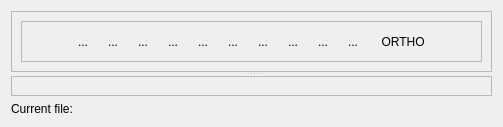
           <widget class="QWidget" name="page_occ_gcode">
            <layout class="QGridLayout" name="gridLayout_12">
             <item row="0" column="0">
              <widget class="QSplitter" name="splitter">
               <property name="orientation">
                <enum>Qt::Vertical</enum>
               </property>
               <widget class="QFrame" name="frame_4">
                <property name="sizePolicy">
                 <sizepolicy hsizetype="Expanding" vsizetype="Expanding">
                  <horstretch>0</horstretch>
                  <verstretch>0</verstretch>
                 </sizepolicy>
                </property>
                <property name="frameShape">
                 <enum>QFrame::StyledPanel</enum>
                </property>
                <property name="frameShadow">
                 <enum>QFrame::Raised</enum>
                </property>
                <layout class="QGridLayout" name="gridLayout_11">
                 <item row="2" column="0" colspan="2">
                  <layout class="QGridLayout" name="gridLayout_occ"/>
                 </item>
                 <item row="0" column="0" colspan="2">
                  <widget class="QFrame" name="frame">
                   <property name="sizePolicy">
                    <sizepolicy hsizetype="Preferred" vsizetype="Minimum">
                     <horstretch>0</horstretch>
                     <verstretch>0</verstretch>
                    </sizepolicy>
                   </property>
                   <property name="minimumSize">
                    <size>
                     <width>0</width>
                     <height>0</height>
                    </size>
                   </property>
                   <property name="maximumSize">
                    <size>
                     <width>16777215</width>
                     <height>80</height>
                    </size>
                   </property>
                   <property name="frameShape">
                    <enum>QFrame::StyledPanel</enum>
                   </property>
                   <property name="frameShadow">
                    <enum>QFrame::Raised</enum>
                   </property>
                   <layout class="QGridLayout" name="gridLayout_4">
                    <item row="0" column="0">
                     <layout class="QGridLayout" name="gridLayout_2">
                      <item row="0" column="2">
                       <widget class="QToolButton" name="toolButton_zoom_plus">
                        <property name="text">
                         <string>...</string>
                        </property>
                        <property name="icon">
                         <iconset resource="icons.qrc">
                          <normaloff>:/pictures/btn_25_25_zoom_plus.png</normaloff>:/pictures/btn_25_25_zoom_plus.png</iconset>
                        </property>
                        <property name="iconSize">
                         <size>
                          <width>35</width>
                          <height>35</height>
                         </size>
                        </property>
                        <property name="autoRaise">
                         <bool>true</bool>
                        </property>
                       </widget>
                      </item>
                      <item row="0" column="6">
                       <widget class="QToolButton" name="toolButton_view_top">
                        <property name="text">
                         <string>...</string>
                        </property>
                        <property name="icon">
                         <iconset resource="icons.qrc">
                          <normaloff>:/pictures/btn_25_25_view_top.png</normaloff>:/pictures/btn_25_25_view_top.png</iconset>
                        </property>
                        <property name="iconSize">
                         <size>
                          <width>35</width>
                          <height>35</height>
                         </size>
                        </property>
                        <property name="autoRaise">
                         <bool>true</bool>
                        </property>
                       </widget>
                      </item>
                      <item row="0" column="11">
                       <widget class="QToolButton" name="toolButton_view_ortho">
                        <property name="sizePolicy">
                         <sizepolicy hsizetype="Fixed" vsizetype="Preferred">
                          <horstretch>0</horstretch>
                          <verstretch>0</verstretch>
                         </sizepolicy>
                        </property>
                        <property name="text">
                         <string> ORTHO</string>
                        </property>
                        <property name="icon">
                         <iconset resource="icons.qrc">
                          <normaloff>:/pictures/btn_25_25.png</normaloff>
                          <normalon>:/pictures/btn_25_25_in_green.png</normalon>:/pictures/btn_25_25.png</iconset>
                        </property>
                        <property name="iconSize">
                         <size>
                          <width>35</width>
                          <height>35</height>
                         </size>
                        </property>
                        <property name="checkable">
                         <bool>true</bool>
                        </property>
                        <property name="toolButtonStyle">
                         <enum>Qt::ToolButtonTextBesideIcon</enum>
                        </property>
                        <property name="autoRaise">
                         <bool>true</bool>
                        </property>
                       </widget>
                      </item>
                      <item row="0" column="3">
                       <widget class="QToolButton" name="toolButton_fit_all">
                        <property name="text">
                         <string>...</string>
                        </property>
                        <property name="icon">
                         <iconset resource="icons.qrc">
                          <normaloff>:/pictures/btn_25_25_zoom_extends.png</normaloff>:/pictures/btn_25_25_zoom_extends.png</iconset>
                        </property>
                        <property name="iconSize">
                         <size>
                          <width>35</width>
                          <height>35</height>
                         </size>
                        </property>
                        <property name="autoRaise">
                         <bool>true</bool>
                        </property>
                       </widget>
                      </item>
                      <item row="0" column="1">
                       <widget class="QToolButton" name="toolButton_zoom_min">
                        <property name="text">
                         <string>...</string>
                        </property>
                        <property name="icon">
                         <iconset resource="icons.qrc">
                          <normaloff>:/pictures/btn_25_25_zoom_min.png</normaloff>:/pictures/btn_25_25_zoom_min.png</iconset>
                        </property>
                        <property name="iconSize">
                         <size>
                          <width>35</width>
                          <height>35</height>
                         </size>
                        </property>
                        <property name="autoRaise">
                         <bool>true</bool>
                        </property>
                       </widget>
                      </item>
                      <item row="0" column="7">
                       <widget class="QToolButton" name="toolButton_view_bottom">
                        <property name="text">
                         <string>...</string>
                        </property>
                        <property name="icon">
                         <iconset resource="icons.qrc">
                          <normaloff>:/pictures/btn_25_25_view_bottom.png</normaloff>:/pictures/btn_25_25_view_bottom.png</iconset>
                        </property>
                        <property name="iconSize">
                         <size>
                          <width>35</width>
                          <height>35</height>
                         </size>
                        </property>
                        <property name="autoRaise">
                         <bool>true</bool>
                        </property>
                       </widget>
                      </item>
                      <item row="0" column="4">
                       <widget class="QToolButton" name="toolButton_view_front">
                        <property name="text">
                         <string>...</string>
                        </property>
                        <property name="icon">
                         <iconset resource="icons.qrc">
                          <normaloff>:/pictures/btn_25_25_view_front.png</normaloff>:/pictures/btn_25_25_view_front.png</iconset>
                        </property>
                        <property name="iconSize">
                         <size>
                          <width>35</width>
                          <height>35</height>
                         </size>
                        </property>
                        <property name="autoRaise">
                         <bool>true</bool>
                        </property>
                       </widget>
                      </item>
                      <item row="0" column="5">
                       <widget class="QToolButton" name="toolButton_view_back">
                        <property name="text">
                         <string>...</string>
                        </property>
                        <property name="icon">
                         <iconset resource="icons.qrc">
                          <normaloff>:/pictures/btn_25_25_view_back.png</normaloff>:/pictures/btn_25_25_view_back.png</iconset>
                        </property>
                        <property name="iconSize">
                         <size>
                          <width>35</width>
                          <height>35</height>
                         </size>
                        </property>
                        <property name="autoRaise">
                         <bool>true</bool>
                        </property>
                       </widget>
                      </item>
                      <item row="0" column="10">
                       <widget class="QToolButton" name="toolButton_view_3d">
                        <property name="text">
                         <string>...</string>
                        </property>
                        <property name="icon">
                         <iconset resource="icons.qrc">
                          <normaloff>:/pictures/btn_25_25_view_3d.png</normaloff>:/pictures/btn_25_25_view_3d.png</iconset>
                        </property>
                        <property name="iconSize">
                         <size>
                          <width>35</width>
                          <height>35</height>
                         </size>
                        </property>
                        <property name="autoRaise">
                         <bool>true</bool>
                        </property>
                       </widget>
                      </item>
                      <item row="0" column="12">
                       <spacer name="horizontalSpacer">
                        <property name="orientation">
                         <enum>Qt::Horizontal</enum>
                        </property>
                        <property name="sizeHint" stdset="0">
                         <size>
                          <width>40</width>
                          <height>20</height>
                         </size>
                        </property>
                       </spacer>
                      </item>
                      <item row="0" column="9">
                       <widget class="QToolButton" name="toolButton_view_right">
                        <property name="maximumSize">
                         <size>
                          <width>16777215</width>
                          <height>16777215</height>
                         </size>
                        </property>
                        <property name="text">
                         <string>...</string>
                        </property>
                        <property name="icon">
                         <iconset resource="icons.qrc">
                          <normaloff>:/pictures/btn_25_25_view_right.png</normaloff>:/pictures/btn_25_25_view_right.png</iconset>
                        </property>
                        <property name="iconSize">
                         <size>
                          <width>35</width>
                          <height>35</height>
                         </size>
                        </property>
                        <property name="autoRaise">
                         <bool>true</bool>
                        </property>
                       </widget>
                      </item>
                      <item row="0" column="8">
                       <widget class="QToolButton" name="toolButton_view_left">
                        <property name="text">
                         <string>...</string>
                        </property>
                        <property name="icon">
                         <iconset resource="icons.qrc">
                          <normaloff>:/pictures/btn_25_25_view_left.png</normaloff>:/pictures/btn_25_25_view_left.png</iconset>
                        </property>
                        <property name="iconSize">
                         <size>
                          <width>35</width>
                          <height>35</height>
                         </size>
                        </property>
                        <property name="autoRaise">
                         <bool>true</bool>
                        </property>
                       </widget>
                      </item>
                      <item row="0" column="0">
                       <spacer name="horizontalSpacer_2">
                        <property name="orientation">
                         <enum>Qt::Horizontal</enum>
                        </property>
                        <property name="sizeHint" stdset="0">
                         <size>
                          <width>40</width>
                          <height>20</height>
                         </size>
                        </property>
                       </spacer>
                      </item>
                     </layout>
                    </item>
                    <item row="1" column="0">
                     <layout class="QHBoxLayout" name="horizontalLayout"/>
                    </item>
                   </layout>
                  </widget>
                 </item>
                </layout>
               </widget>
               <widget class="QFrame" name="frame_5">
                <property name="sizePolicy">
                 <sizepolicy hsizetype="Expanding" vsizetype="Expanding">
                  <horstretch>0</horstretch>
                  <verstretch>0</verstretch>
                 </sizepolicy>
                </property>
                <property name="frameShape">
                 <enum>QFrame::StyledPanel</enum>
                </property>
                <property name="frameShadow">
                 <enum>QFrame::Raised</enum>
                </property>
                <layout class="QGridLayout" name="gridLayout_17">
                 <item row="0" column="0">
                  <layout class="QGridLayout" name="gridLayout_gcode"/>
                 </item>
                </layout>
               </widget>
              </widget>
             </item>
             <item row="1" column="0">
              <layout class="QGridLayout" name="gridLayout_8">
               <item row="1" column="0">
                <widget class="QLabel" name="label_14">
                 <property name="sizePolicy">
                  <sizepolicy hsizetype="Minimum" vsizetype="Preferred">
                   <horstretch>0</horstretch>
                   <verstretch>0</verstretch>
                  </sizepolicy>
                 </property>
                 <property name="text">
                  <string>Current file: </string>
                 </property>
                </widget>
               </item>
               <item row="1" column="1">
                <widget class="QLabel" name="label_current_file">
                 <property name="sizePolicy">
                  <sizepolicy hsizetype="Expanding" vsizetype="Preferred">
                   <horstretch>0</horstretch>
                   <verstretch>0</verstretch>
                  </sizepolicy>
                 </property>
                 <property name="text">
                  <string/>
                 </property>
                 <property name="alignment">
                  <set>Qt::AlignLeading|Qt::AlignLeft|Qt::AlignVCenter</set>
                 </property>
                </widget>
               </item>
              </layout>
             </item>
            </layout>
           </widget>
